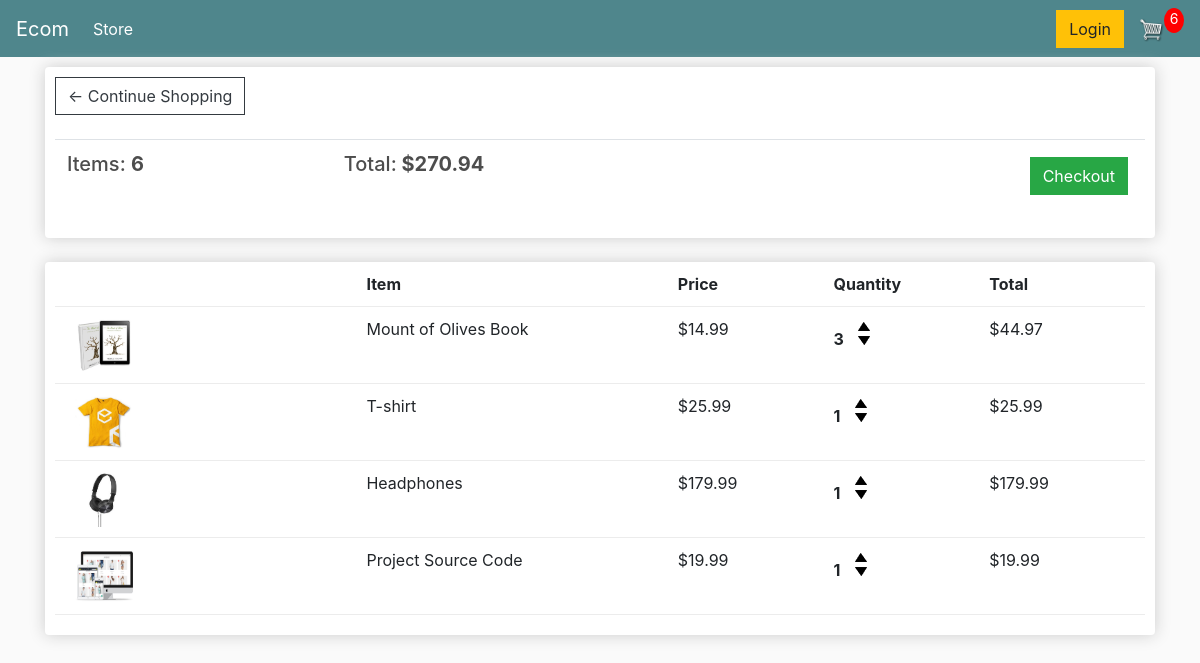
The page /cart/ (signed in) on the database as committed earlier.
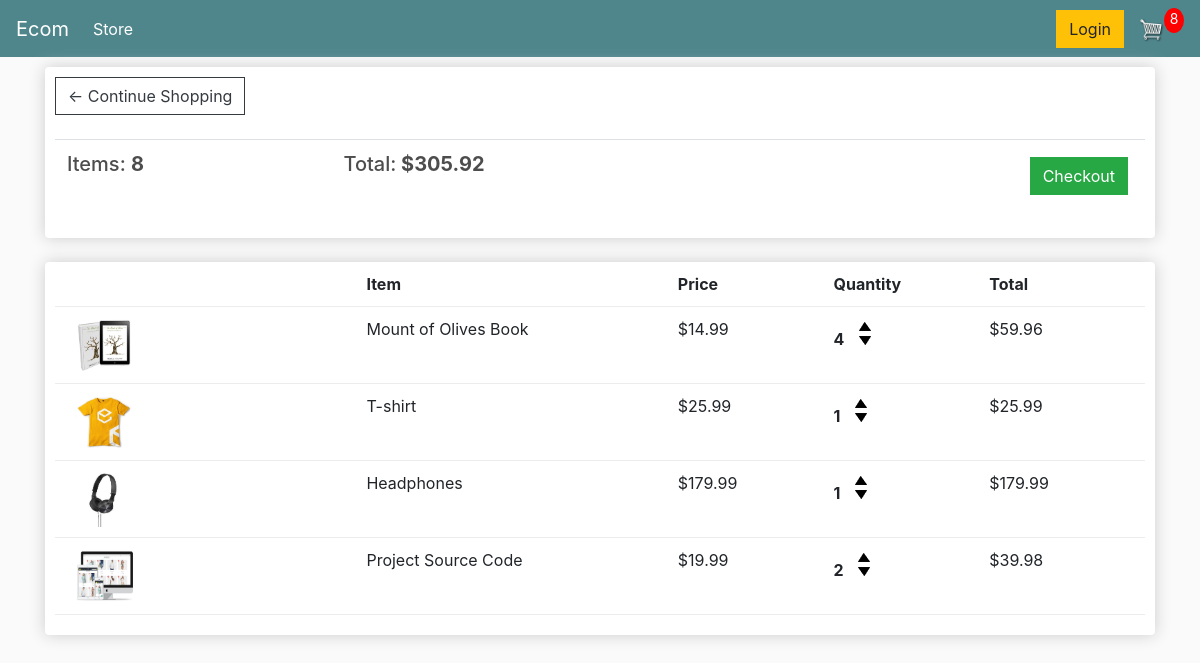
The same page on the database as committed later.
### store/models.py (models this page shows, shortened)
class Order(models.Model):
    customer = models.ForeignKey(
        Customer, on_delete=models.SET_NULL, blank=True, null=True)
    date_ordered = models.DateTimeField(auto_now_add=True)
    complete = models.BooleanField(default=False, null=True, blank=False)
    transaction_id = models.CharField(max_length=200, null=True)
    @property
    def get_cart_total(self):
        orderitems = self.orderitem_set.all()
        total = sum([item.get_total for item in orderitems])
        return total
    @property
    def get_cart_items(self):
        orderitems = self.orderitem_set.all()
        total = sum([item.quantity for item in orderitems])
        return total

class OrderItem(models.Model):
    product = models.ForeignKey(
        Product, on_delete=models.SET_NULL, blank=True, null=True)
    order = models.ForeignKey(
        Order, on_delete=models.SET_NULL, blank=True, null=True)
    quantity = models.IntegerField(default=0, null=True, blank=True)
    date_added = models.DateTimeField(auto_now_add=True)
    @property
    def get_total(self):
        total = self.product.price * self.quantity
        return total

class Product(models.Model):
    name = models.CharField(max_length=200, null=True)
    price = models.FloatField()
    digital = models.BooleanField(default=False, null=True, blank=False)
    image = models.ImageField(null=True, blank=True)
    @property
    def imageURL(self):
        try:
            url = self.image.url
        except:
            url = ""
        return url

### store/views.py (the view)
# urls.py: path("cart/", views.cart, name="cart"),
def cart(request):
    if request.user.is_authenticated:
        customer = request.user.customer
        order, created = Order.objects.get_or_create(
            customer=customer, complete=False)
        items = order.orderitem_set.all()
        cartItems = order.get_cart_items
    else:
        items = []
        order = {"get_cart_total": 0, "get_cart_items": 0, "shipping": False}
        cartItems = order["get_cart_items"]
    context = {"items": items, "order": order, "cartItems": cartItems}
    return render(request, "store/cart.html", context)

### store/templates/store/cart.html
{% extends 'store/main.html' %}
{% load static %}
{% block content %}
<div class="row">
    <div class="col-lg-12">
        <div class="box-element">
            <a class="btn btn-outline-dark" href="{% url 'store' %}">&#x2190; Continue Shopping</a>
            <br>
            <br>
            <table class="table">
                <tr>
                    <th>
                        <h5>Items: <strong>{{order.get_cart_items}}</strong></h5>
                    </th>
                    <th>
                        <h5>Total:<strong> ${{order.get_cart_total|floatformat:2}}</strong></h5>
                    </th>
                    <th>
                        <a style="float:right; margin:5px;" class="btn btn-success"
                            href="{% url 'checkout' %}">Checkout</a>
                    </th>
                </tr>
            </table>
        </div>
        <br>
        <div class="box-element">
            <div class="cart-row">
                <div style="flex:2"></div>
                <div style="flex:2"><strong>Item</strong></div>
                <div style="flex:1"><strong>Price</strong></div>
                <div style="flex:1"><strong>Quantity</strong></div>
                <div style="flex:1"><strong>Total</strong></div>
            </div>
            {% for item in items %}
            <div class="cart-row">
                <div style="flex:2"><img class="row-image" src="{{item.product.imageURL}}"></div>
                <div style="flex:2">
                    <p>{{item.product.name}}</p>
                </div>
                <div style="flex:1">
                    <p>${{item.product.price|floatformat:2}}</p>
                </div>
                <div style="flex:1">
                    <p class="quantity">{{item.quantity}}</p>
                    <div class="quantity">
                        <img data-product={{item.product.id}} data-action="add" class="chg-quantity update-cart"
                            src="{% static  'images/arrow-up.png' %}">
                        <img data-product={{item.product.id}} data-action="remove" class="chg-quantity update-cart"
                            src="{% static  'images/arrow-down.png' %}">
                    </div>
                </div>
                <div style="flex:1">
                    <p>${{item.get_total}}</p>
                </div>
            </div>
            {% endfor %}
        </div>
    </div>
</div>
{% endblock content %}

### store/templates/store/main.html (shortened to what this page needs)
<!DOCTYPE html>
{% load static %}
<html>
<head>
    <link rel="stylesheet" href="https://stackpath.bootstrapcdn.com/bootstrap/4.4.1/css/bootstrap.min.css"
>
    <link rel="stylesheet" type="text/css" href="{% static 'css/main.css' %}">
</head>
<body>
    <nav class="navbar navbar-expand-lg navbar-dark bg-dark">
        <a class="navbar-brand" href="{% url 'store' %}">Ecom</a>
        <div class="collapse navbar-collapse" id="navbarSupportedContent">
            <ul class="navbar-nav mr-auto">
                <li class="nav-item active">
                    <a class="nav-link" href="{% url 'store' %}">Store <span class="sr-only">(current)</span></a>
                </li>
            </ul>
            <div class="form-inline my-2 my-lg-0">
                <a href="#" class="btn btn-warning">Login</a>
                <a href="{% url 'cart' %}">
                    <img id="cart-icon" src="{% static 'images/cart.png' %}">
                </a>
                <p id="cart-total">{{cartItems}}</p>
            </div>
        </div>
    </nav>
    <div class="container">
        {% block content %}
        {% endblock content %}
    </div>
</body>
</html>

### static/css/main.css (style rules this page uses)
body { background-color: hsl(0, 0%, 98%); }
h1,h2,h3,h4,h5,h6 { color:hsl(0, 0%, 30%); }
.box-element { box-shadow:hsl(0, 0%, 80%) 0 0 16px; background-color: #fff; border-radius: 4px; padding: 10px; }
.bg-dark { background-color: #4f868c!important; }
#cart-icon { width:25px; display: inline-block; margin-left: 15px; }
#cart-total { display: block; text-align: center; color:#fff; background-color: red; width: 20px; height: 25px; border-radius: 50%; font-size: 14px; }
.col-lg-4, .col-lg-6, .col-lg-8, .col-lg-12 { margin-top: 10px; }
.btn { border-radius: 0; }
.row-image { width: 100px; }
.cart-row { display: flex; align-items: flex-stretch; padding-bottom: 10px; margin-bottom: 10px; border-bottom: 1px solid #ececec; }
.quantity { display: inline-block; font-weight: 700; padding-right:10px; }
.chg-quantity { width: 12px; cursor: pointer; display: block; margin-top: 5px; transition:.1s; }

Rows that differ between the two databases and show on the page:
changed through a linked row, Order: get_cart_items "6" → "8"; get_cart_total "270.94" → "305.92"
changed OrderItem "Mount of Olives Book": quantity "3" → "4"; get_total "44.97" → "59.96"
changed OrderItem "Project Source Code": quantity "1" → "2"; get_total "19.99" → "39.98"
Other text that changed with them:
{{ cartItems }}: "6" → "8"
